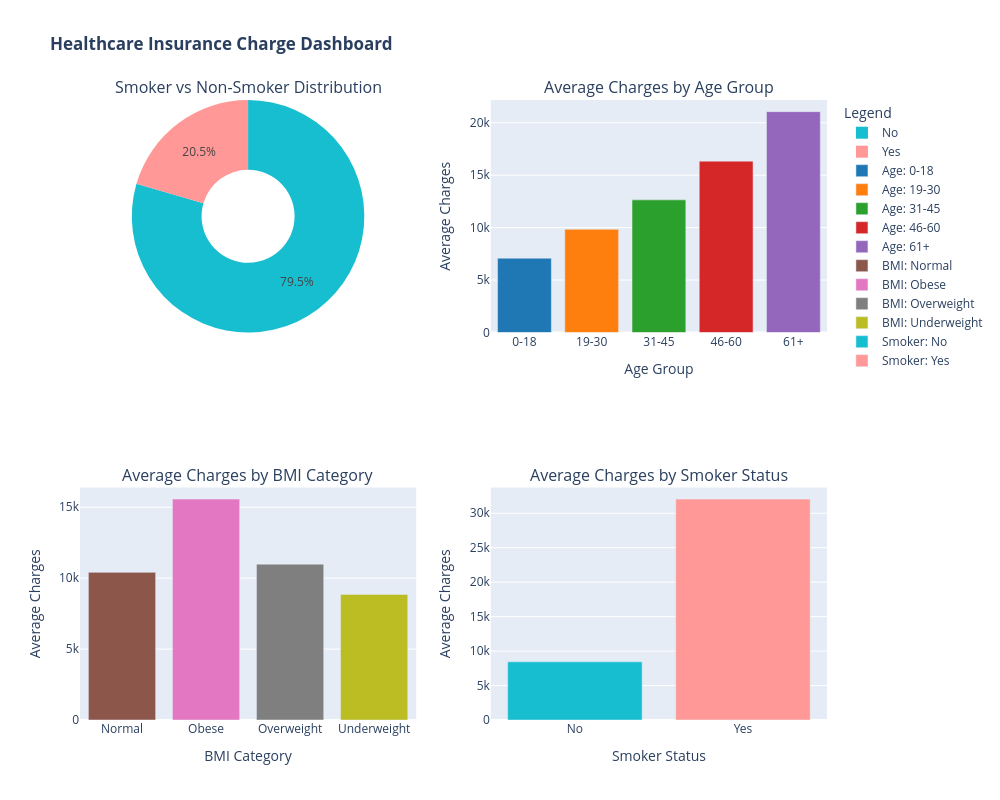

The cell this chart's notebook holds for it:
### Code cell
# Exploratory Data Analysis (EDA)
import matplotlib.pyplot as plt
import seaborn as sns
from plotly.subplots import make_subplots
import plotly.graph_objs as go
import plotly.io as pio

# Distribution of 'charges' and 'log_charges'
plt.figure(figsize=(12, 5))
plt.subplot(1, 2, 1)
sns.histplot(df['charges'], bins=30, kde=True)
plt.title('Distribution of Charges')

plt.subplot(1, 2, 2)
sns.histplot(df['log_charges'], bins=30, kde=True)
plt.title('Distribution of Log-Transformed Charges')

plt.tight_layout()
plt.show()

# Scatter plot BMI vs Charges
plt.figure(figsize=(7, 5))
sns.scatterplot(data=df, x='bmi', y='charges', hue='smoker_yes', alpha=0.7)
plt.title('Scatter Plot of BMI vs Charges by Smoker Status')
plt.tight_layout()
plt.show()

# Dashboard of charges across bmi_category, smoker status, regions, age groups
age_colors = ['#1f77b4', '#ff7f0e', '#2ca02c', '#d62728', '#9467bd']  #define colors for each category
bmi_colors = ['#8c564b', '#e377c2', '#7f7f7f', '#bcbd22']  
smoker_colors = ['#17becf', '#ff9896']  

age_traces = [     #create bar traces for age groups
    go.Bar(
        x=[group],
        y=[value],
        name=f"Age: {group}",
        marker=dict(color=age_colors[i])
    )
    for i, (group, value) in enumerate(avg_charges_by_age_group.items())
]


bmi_traces = [     #create bar traces for BMI categories
    go.Bar(
        x=[group],
        y=[value],
        name=f"BMI: {group}",
        marker=dict(color=bmi_colors[i])
    )
    for i, (group, value) in enumerate(avg_charges_by_bmi_group.items())
]


smoker_traces = [       #create bar traces for smoker status
    go.Bar(
        x=[group],
        y=[value],
        name=f"Smoker: {group}",
        marker=dict(color=smoker_colors[i])
    )
    for i, (group, value) in enumerate(avg_charges_by_smoker.items())
]

pie_trace = go.Pie(              #create pie chart for smoker distribution
    labels=smoker_counts.index,
    values=smoker_counts.values,
    name="Smoker Share",
    marker=dict(colors=smoker_colors),
    hole=0.4,
    showlegend=True
)


dashboard = make_subplots(             #assemble dashboard with subplots                   
    rows=2, cols=2,
    subplot_titles=(
        "Smoker vs Non-Smoker Distribution",
        "Average Charges by Age Group",
        "Average Charges by BMI Category",
        "Average Charges by Smoker Status"
    ),
    specs=[[{"type": "domain"}, {"type": "xy"}],
           [{"type": "xy"}, {"type": "xy"}]]
)


dashboard.add_trace(pie_trace, row=1, col=1)      #add traces to the dashboard
for tr in age_traces:
    dashboard.add_trace(tr, row=1, col=2)
for tr in bmi_traces:
    dashboard.add_trace(tr, row=2, col=1)
for tr in smoker_traces:
    dashboard.add_trace(tr, row=2, col=2)


dashboard.update_layout(     #update layout and axes
    height=800,
    width=1000,
    showlegend=True,
    template="plotly",
    title_text="<b>Healthcare Insurance Charge Dashboard</b>",
    legend_title_text="Legend"
)

dashboard.update_xaxes(title_text="Age Group", row=1, col=2)
dashboard.update_yaxes(title_text="Average Charges", row=1, col=2)
dashboard.update_xaxes(title_text="BMI Category", row=2, col=1)
dashboard.update_yaxes(title_text="Average Charges", row=2, col=1)
dashboard.update_xaxes(title_text="Smoker Status", row=2, col=2)
dashboard.update_yaxes(title_text="Average Charges", row=2, col=2)


dashboard.show() 

pio.write_image(dashboard, "dashboard_static.png", scale=3) #save as static image

### Figure 1 — Plotly figure (JSON) as saved in the notebook; plotly's stock layout.template omitted (floating-point values rounded to 4 significant figures)
{"data": [{"domain": {"x": [0, 0.45], "y": [0.625, 1]}, "hole": 0.4, "labels": ["No", "Yes"], "marker": {"colors": ["#17becf", "#ff9896"]}, "name": "Smoker Share", "showlegend": true, "type": "pie", "values": [1063, 274]}, {"marker": {"color": "#1f77b4"}, "name": "Age: 0-18", "type": "bar", "x": ["0-18"], "xaxis": "x", "y": [7086.0], "yaxis": "y"}, {"marker": {"color": "#ff7f0e"}, "name": "Age: 19-30", "type": "bar", "x": ["19-30"], "xaxis": "x", "y": [9845.0], "yaxis": "y"}, {"marker": {"color": "#2ca02c"}, "name": "Age: 31-45", "type": "bar", "x": ["31-45"], "xaxis": "x", "y": [12650.0], "yaxis": "y"}, {"marker": {"color": "#d62728"}, "name": "Age: 46-60", "type": "bar", "x": ["46-60"], "xaxis": "x", "y": [16340.0], "yaxis": "y"}, {"marker": {"color": "#9467bd"}, "name": "Age: 61+", "type": "bar", "x": ["61+"], "xaxis": "x", "y": [21060.0], "yaxis": "y"}, {"marker": {"color": "#8c564b"}, "name": "BMI: Normal", "type": "bar", "x": ["Normal"], "xaxis": "x2", "y": [10410.0], "yaxis": "y2"}, {"marker": {"color": "#e377c2"}, "name": "BMI: Obese", "type": "bar", "x": ["Obese"], "xaxis": "x2", "y": [15570.0], "yaxis": "y2"}, {"marker": {"color": "#7f7f7f"}, "name": "BMI: Overweight", "type": "bar", "x": ["Overweight"], "xaxis": "x2", "y": [10990.0], "yaxis": "y2"}, {"marker": {"color": "#bcbd22"}, "name": "BMI: Underweight", "type": "bar", "x": ["Underweight"], "xaxis": "x2", "y": [8852.0], "yaxis": "y2"}, {"marker": {"color": "#17becf"}, "name": "Smoker: No", "type": "bar", "x": ["No"], "xaxis": "x3", "y": [8441.0], "yaxis": "y3"}, {"marker": {"color": "#ff9896"}, "name": "Smoker: Yes", "type": "bar", "x": ["Yes"], "xaxis": "x3", "y": [32050.0], "yaxis": "y3"}], "layout": {"annotations": [{"font": {"size": 16}, "showarrow": false, "text": "Smoker vs Non-Smoker Distribution", "x": 0.225, "xanchor": "center", "xref": "paper", "y": 1, "yanchor": "bottom", "yref": "paper"}, {"font": {"size": 16}, "showarrow": false, "text": "Average Charges by Age Group", "x": 0.775, "xanchor": "center", "xref": "paper", "y": 1, "yanchor": "bottom", "yref": "paper"}, {"font": {"size": 16}, "showarrow": false, "text": "Average Charges by BMI Category", "x": 0.225, "xanchor": "center", "xref": "paper", "y": 0.375, "yanchor": "bottom", "yref": "paper"}, {"font": {"size": 16}, "showarrow": false, "text": "Average Charges by Smoker Status", "x": 0.775, "xanchor": "center", "xref": "paper", "y": 0.375, "yanchor": "bottom", "yref": "paper"}], "height": 800, "legend": {"title": {"text": "Legend"}}, "showlegend": true, "title": {"text": "<b>Healthcare Insurance Charge Dashboard</b>"}, "width": 1000, "xaxis": {"anchor": "y", "domain": [0.55, 1], "title": {"text": "Age Group"}}, "xaxis2": {"anchor": "y2", "domain": [0, 0.45], "title": {"text": "BMI Category"}}, "xaxis3": {"anchor": "y3", "domain": [0.55, 1], "title": {"text": "Smoker Status"}}, "yaxis": {"anchor": "x", "domain": [0.625, 1], "title": {"text": "Average Charges"}}, "yaxis2": {"anchor": "x2", "domain": [0, 0.375], "title": {"text": "Average Charges"}}, "yaxis3": {"anchor": "x3", "domain": [0, 0.375], "title": {"text": "Average Charges"}}}}
